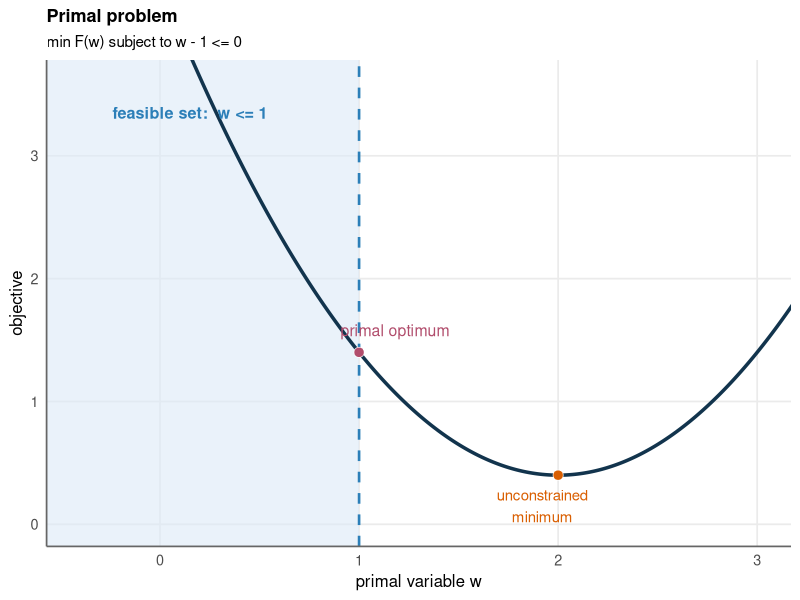
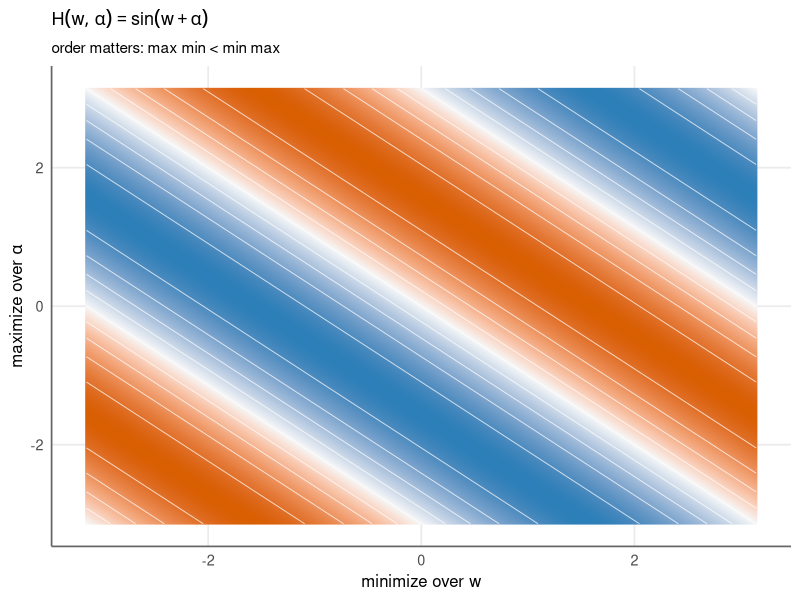
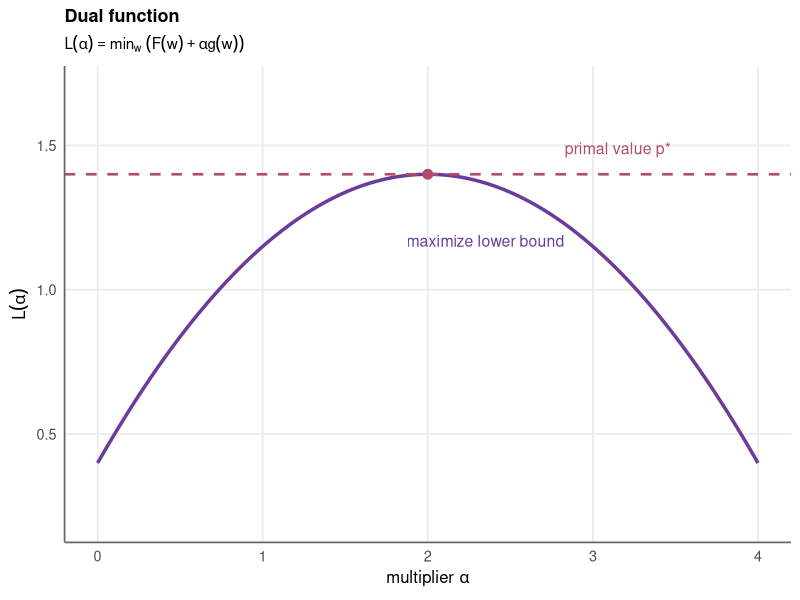
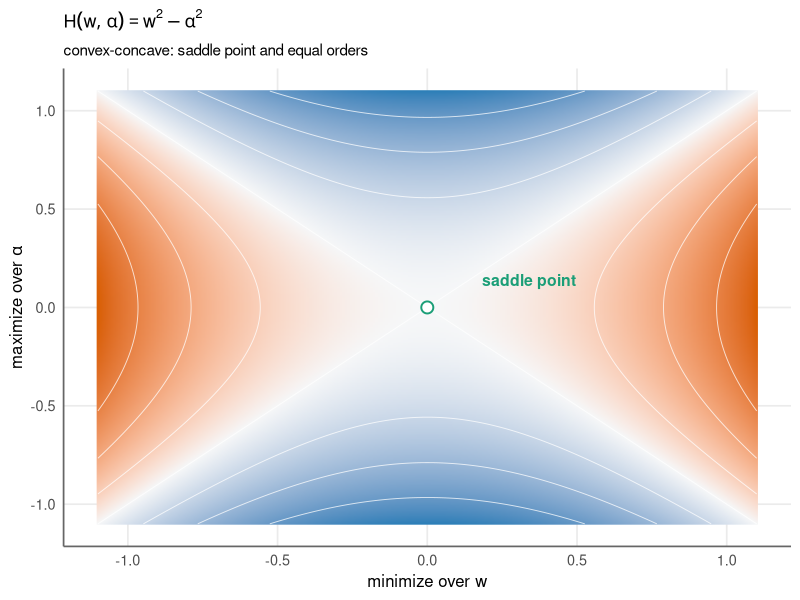

These figures' R source, in order:
library(ggplot2)
library(gridExtra)

theme_set(
  theme_minimal(base_size = 13) +
    theme(
      panel.grid.minor = element_blank(),
      plot.title = element_text(face = "bold", size = 13),
      plot.subtitle = element_text(size = 11),
      axis.title = element_text(size = 12)
    )
)

cols <- list(
  contour = "#A7B4C2",
  feasible_fill = "#DCEAF6",
  feasible_line = "#2C7FB8",
  primal = "#12344D",
  dual = "#D95F02",
  optimum = "#B14D6C",
  saddle = "#1B9E77",
  bound = "#6A3D9A"
)

# -----------------------------------------------------------------------------
# Figure 1: primal optimum and dual lower bound on a 1D toy problem
# -----------------------------------------------------------------------------

primal_df <- data.frame(w = seq(-0.5, 3.2, length.out = 400))
primal_df$F <- (primal_df$w - 2)^2 + 0.4

w_star <- 1
p_star <- (w_star - 2)^2 + 0.4
w_uncon <- 2

dual_df <- data.frame(alpha = seq(0, 4, length.out = 300))
dual_df$L <- 0.4 + dual_df$alpha - dual_df$alpha^2 / 4
alpha_star <- 2

p_left <- ggplot(primal_df, aes(x = w, y = F)) +
  annotate(
    "rect",
    xmin = -Inf, xmax = 1, ymin = -Inf, ymax = Inf,
    fill = cols$feasible_fill, alpha = 0.60
  ) +
  geom_line(color = cols$primal, linewidth = 1.2) +
  geom_vline(xintercept = 1, color = cols$feasible_line, linewidth = 0.9, linetype = "dashed") +
  geom_point(
    data = data.frame(
      w = c(w_star, w_uncon),
      F = c(p_star, 0.4),
      kind = c("constrained", "unconstrained")
    ),
    aes(fill = kind),
    shape = 21,
    size = 3.2,
    color = "white",
    stroke = 0.35,
    show.legend = FALSE
  ) +
  scale_fill_manual(
    values = c(
      constrained = cols$optimum,
      unconstrained = cols$dual
    )
  ) +
  annotate("text", x = 0.15, y = 3.35, label = "feasible set:  w <= 1", color = cols$feasible_line, size = 4.1, fontface = "bold") +
  annotate("text", x = w_star + 0.18, y = p_star + 0.18, label = "primal optimum", color = cols$optimum, size = 4.0) +
  annotate("text", x = w_uncon - 0.08, y = 0.15, label = "unconstrained\nminimum", color = cols$dual, size = 3.8) +
  labs(
    title = "Primal problem",
    subtitle = "min F(w) subject to w - 1 <= 0",
    x = "primal variable w",
    y = "objective"
  ) +
  coord_cartesian(xlim = c(-0.4, 3.0), ylim = c(0, 3.6)) +
  theme(
    axis.line = element_line(color = "grey40"),
    legend.position = "none"
  )

p_right <- ggplot(dual_df, aes(x = alpha, y = L)) +
  geom_line(color = cols$bound, linewidth = 1.2) +
  geom_hline(yintercept = p_star, color = cols$optimum, linewidth = 0.9, linetype = "dashed") +
  annotate("point", x = alpha_star, y = p_star, color = cols$optimum, size = 3.0) +
  annotate("text", x = 3.15, y = p_star + 0.09, label = "primal value p*", color = cols$optimum, size = 4.0) +
  annotate("text", x = alpha_star + 0.35, y = p_star - 0.23, label = "maximize lower bound", color = cols$bound, size = 4.0) +
  labs(
    title = "Dual function",
    subtitle = expression(L(alpha) == min[w]~(F(w) + alpha * g(w))),
    x = expression("multiplier " * alpha),
    y = expression(L(alpha))
  ) +
  coord_cartesian(xlim = c(0, 4), ylim = c(0.2, 1.7)) +
  theme(
    axis.line = element_line(color = "grey40"),
    legend.position = "none"
  )

lower_bound_plot <- arrangeGrob(p_left, p_right, ncol = 2)
ggsave("../figure/duality_lower_bound.pdf", lower_bound_plot, width = 10.0, height = 4.5)

# -----------------------------------------------------------------------------
# Figure 2: ordering matters in minimax problems
# -----------------------------------------------------------------------------

make_surface_panel <- function(df, title, subtitle, saddle = NULL) {
  p <- ggplot(df, aes(x = w, y = alpha, fill = z)) +
    geom_raster(interpolate = TRUE) +
    geom_contour(data = df, aes(x = w, y = alpha, z = z), inherit.aes = FALSE, color = "white", linewidth = 0.32, alpha = 0.75, bins = 10) +
    scale_fill_gradient2(
      low = "#2C7FB8",
      mid = "#F6F7F8",
      high = "#D95F02",
      midpoint = 0
    ) +
    labs(
      title = title,
      subtitle = subtitle,
      x = "minimize over w",
      y = expression("maximize over " * alpha)
    ) +
    theme(
      axis.line = element_line(color = "grey40"),
      legend.position = "none"
    )

  if (!is.null(saddle)) {
    p <- p +
      geom_point(
        data = data.frame(w = saddle[1], alpha = saddle[2]),
        aes(x = w, y = alpha),
        inherit.aes = FALSE,
        color = cols$saddle,
        fill = "white",
        shape = 21,
        size = 3.4,
        stroke = 1
      ) +
      annotate("text", x = saddle[1] + 0.34, y = saddle[2] + 0.14, label = "saddle point", color = cols$saddle, size = 4.0, fontface = "bold")
  }

  p
}

df_nonconvex <- expand.grid(
  w = seq(-pi, pi, length.out = 260),
  alpha = seq(-pi, pi, length.out = 260)
)
df_nonconvex$z <- sin(df_nonconvex$w + df_nonconvex$alpha)

p_nonconvex <- make_surface_panel(
  df_nonconvex,
  title = expression(H(w, alpha) == sin(w + alpha)),
  subtitle = "order matters: max min < min max"
)

df_saddle <- expand.grid(
  w = seq(-1.1, 1.1, length.out = 260),
  alpha = seq(-1.1, 1.1, length.out = 260)
)
df_saddle$z <- df_saddle$w^2 - df_saddle$alpha^2

p_saddle <- make_surface_panel(
  df_saddle,
  title = expression(H(w, alpha) == w^2 - alpha^2),
  subtitle = "convex-concave: saddle point and equal orders",
  saddle = c(0, 0)
)

minimax_plot <- arrangeGrob(p_nonconvex, p_saddle, ncol = 2)
ggsave("../figure/duality_minimax.pdf", minimax_plot, width = 10.2, height = 4.6)
